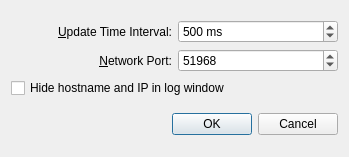
<?xml version="1.0" encoding="UTF-8"?>
<ui version="4.0">
 <class>OptionsDialog</class>
 <widget class="QDialog" name="OptionsDialog">
  <property name="geometry">
   <rect>
    <x>0</x>
    <y>0</y>
    <width>349</width>
    <height>157</height>
   </rect>
  </property>
  <property name="windowTitle">
   <string>Dialog</string>
  </property>
  <layout class="QVBoxLayout" name="verticalLayout">
   <item>
    <layout class="QGridLayout" name="gridLayout">
     <item row="0" column="1">
      <widget class="QSpinBox" name="spinBoxOptionsUpdateRate">
       <property name="toolTip">
        <string>Allowed range is 100 milliseconds up to 2 seconds. 
Little Navconnect fetches data from Flight Simulator and sends it to all clients (i.e. Little Navmap) using this time interval.</string>
       </property>
       <property name="suffix">
        <string> ms</string>
       </property>
       <property name="minimum">
        <number>50</number>
       </property>
       <property name="maximum">
        <number>2000</number>
       </property>
       <property name="singleStep">
        <number>50</number>
       </property>
       <property name="value">
        <number>500</number>
       </property>
      </widget>
     </item>
     <item row="1" column="1">
      <widget class="QSpinBox" name="spinBoxOptionsPort">
       <property name="toolTip">
        <string>This can normally be left at default.
Change this value only if another application occupies this port and 
you get an error message like &quot;The bound address is already in use&quot;.</string>
       </property>
       <property name="minimum">
        <number>1024</number>
       </property>
       <property name="maximum">
        <number>65535</number>
       </property>
       <property name="value">
        <number>51968</number>
       </property>
      </widget>
     </item>
     <item row="1" column="0">
      <widget class="QLabel" name="labelOptionsPort">
       <property name="text">
        <string>&amp;Network Port:</string>
       </property>
       <property name="alignment">
        <set>Qt::AlignRight|Qt::AlignTrailing|Qt::AlignVCenter</set>
       </property>
       <property name="buddy">
        <cstring>spinBoxOptionsPort</cstring>
       </property>
      </widget>
     </item>
     <item row="0" column="0">
      <widget class="QLabel" name="labelOptionsUpdateRate">
       <property name="text">
        <string>&amp;Update Time Interval:</string>
       </property>
       <property name="alignment">
        <set>Qt::AlignRight|Qt::AlignTrailing|Qt::AlignVCenter</set>
       </property>
       <property name="buddy">
        <cstring>spinBoxOptionsUpdateRate</cstring>
       </property>
      </widget>
     </item>
     <item row="2" column="0" colspan="2">
      <widget class="QCheckBox" name="checkBoxHideHostname">
       <property name="toolTip">
        <string>Select this if you do not want to reveal your hostname or IP address in the log window.
This can be useful for streaming sessions where others can see your desktop.</string>
       </property>
       <property name="text">
        <string>Hide hostname and IP in log window</string>
       </property>
      </widget>
     </item>
    </layout>
   </item>
   <item>
    <widget class="QDialogButtonBox" name="buttonBoxOptions">
     <property name="orientation">
      <enum>Qt::Horizontal</enum>
     </property>
     <property name="standardButtons">
      <set>QDialogButtonBox::Cancel|QDialogButtonBox::Ok</set>
     </property>
    </widget>
   </item>
  </layout>
 </widget>
 <tabstops>
  <tabstop>spinBoxOptionsUpdateRate</tabstop>
  <tabstop>spinBoxOptionsPort</tabstop>
 </tabstops>
 <resources/>
 <connections/>
</ui>
